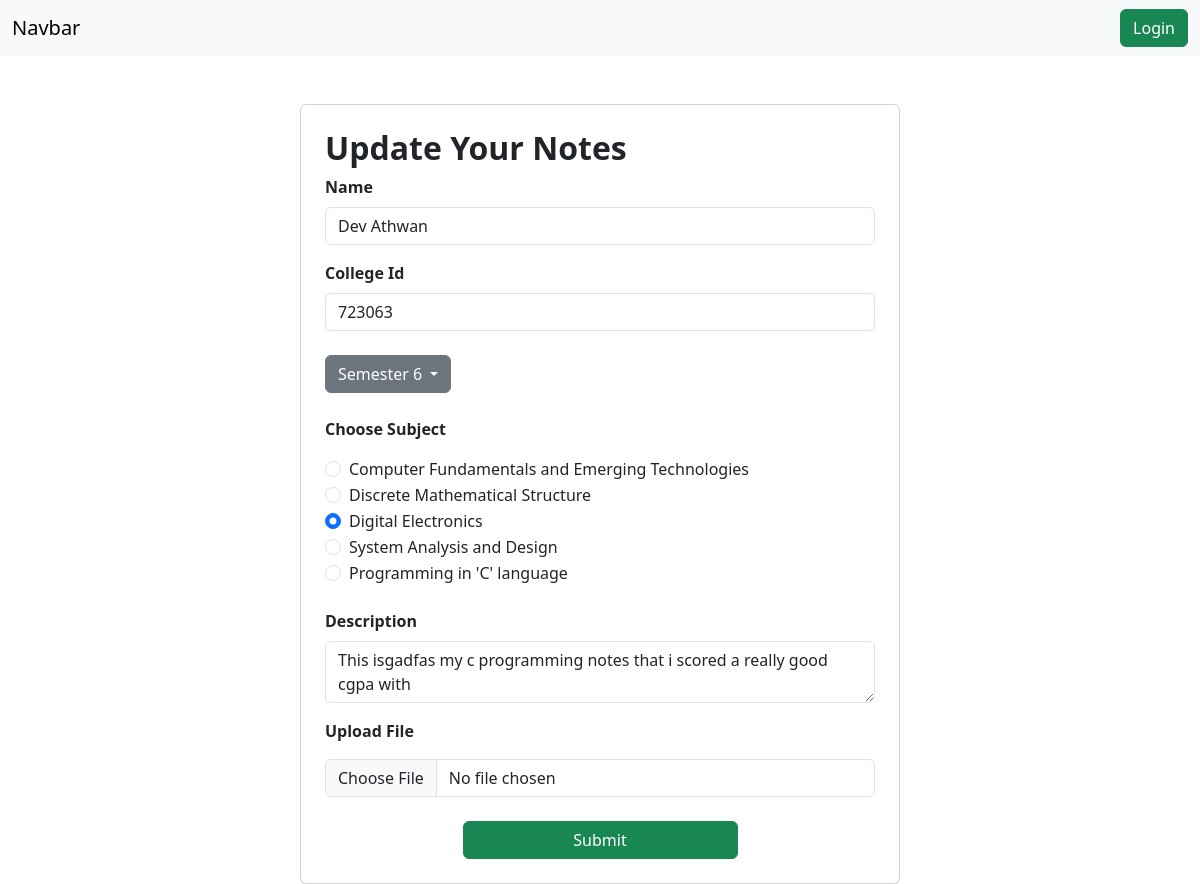
The app's page /update_note/7 with its own data.
### Notes/models.py (models this page shows, shortened)
class Notes(models.Model):
    student_name = models.CharField(max_length=100)
    student_id = models.IntegerField()
    student_sem = models.IntegerField()
    student_sub = models.CharField(max_length=100)
    note_desc = models.TextField()
    note_file = models.FileField(upload_to="submit_notes")

### Notes/views.py (the view, shortened to what this page needs)
# urls.py: path('update_note/<id>',update_note,name="update_note"),
def update_note(request,id):
    note = Notes.objects.get(id = id)
    context = {"Note" : note}
    return render(request,'update_notes.html',context=context)

### Notes/templates/update_notes.html (shortened to what this page needs)
{% extends "base.html" %}
{% block start %}
<div class="container col-6 mt-5 card p-4">
  <form method="post" enctype="multipart/form-data">
    <h2 style="font-weight: 700;">Update Your Notes</h2>
    <div class="mb-3">
      <label style="font-weight: 700;" for="exampleInputEmail1" class="form-label">Name</label>
      <input value = "{{Note.student_name}}" type="text" class="form-control" id="exampleInputEmail1" aria-describedby="emailHelp" name="student_name" required>
    </div>
    <div class="mb-3">
      <label style="font-weight: 700;" for="idInput" class="form-label">College Id</label>
      <input value = "{{Note.student_id}}" type="number" class="form-control" id="idInput" name="student_id" required>
    </div>
    <div class="dropdown show my-4">
      <a class="btn btn-secondary dropdown-toggle" href="#" role="button" id="dropdownMenuLink" data-bs-toggle="dropdown" aria-haspopup="true" aria-expanded="false">
        Semester {{Note.student_sem}}
      </a>
    </div>
    <div class="container m-0 p-0 mb-4">
      <p style="font-weight: 700;">Choose Subject</p>
      <div class="form-check">
        <input class="form-check-input" type="radio" name="student_sub" id="flexRadioDefault1" value="Computer Fundamentals and Emerging Technologies">
        <label class="form-check-label" for="flexRadioDefault1">
          Computer Fundamentals and Emerging Technologies
        </label>
      </div>
      <div class="form-check">
        <input class="form-check-input" type="radio" name="student_sub" id="flexRadioDefault2" value="Discrete Mathematical Structure" checked>
        <label class="form-check-label" for="flexRadioDefault2">
          Discrete Mathematical Structure
        </label>
      </div>
      <div class="form-check">
        <input class="form-check-input" type="radio" name="student_sub" id="flexRadioDefault3" value="Digital Electronics" checked>
        <label class="form-check-label" for="flexRadioDefault3">
          Digital Electronics
        </label>
      </div>
      <div class="form-check">
        <input class="form-check-input" type="radio" name="student_sub" id="flexRadioDefault4" value="System Analysis and Design" checked>
        <label class="form-check-label" for="flexRadioDefault4">
          System Analysis and Design
        </label>
      </div>
      <div class="form-check">
        <input class="form-check-input" type="radio" name="student_sub" id="flexRadioDefault5" value="Programming in 'C' language" checked>
        <label class="form-check-label" for="flexRadioDefault5">
          Programming in 'C' language
        </label>
      </div>
    </div>
    <div class="mb-3">
      <label style="font-weight: 700;" for="exampleInputPassword1" class="form-label">Description</label>
      <textarea name="note_description" class="form-control">{{Note.note_desc}}</textarea>
    </div>
    <div class="mb-3">
      <p style="font-weight: 700;">Upload File</p>
      <input class="form-control" type="file" name="note_file">
    </div>
    <div class="d-flex justify-content-center mt-4">
      <button type="submit" class="col-6 btn btn-success">Submit</button>
    </div>
  </form>
</div>
{% endblock %}

### records on screen
Notes: student_name "Dev Athwan", student_id "723063", student_sem "6", note_description "This isgadfas my c programming notes that i scored a really good cgpa with"
